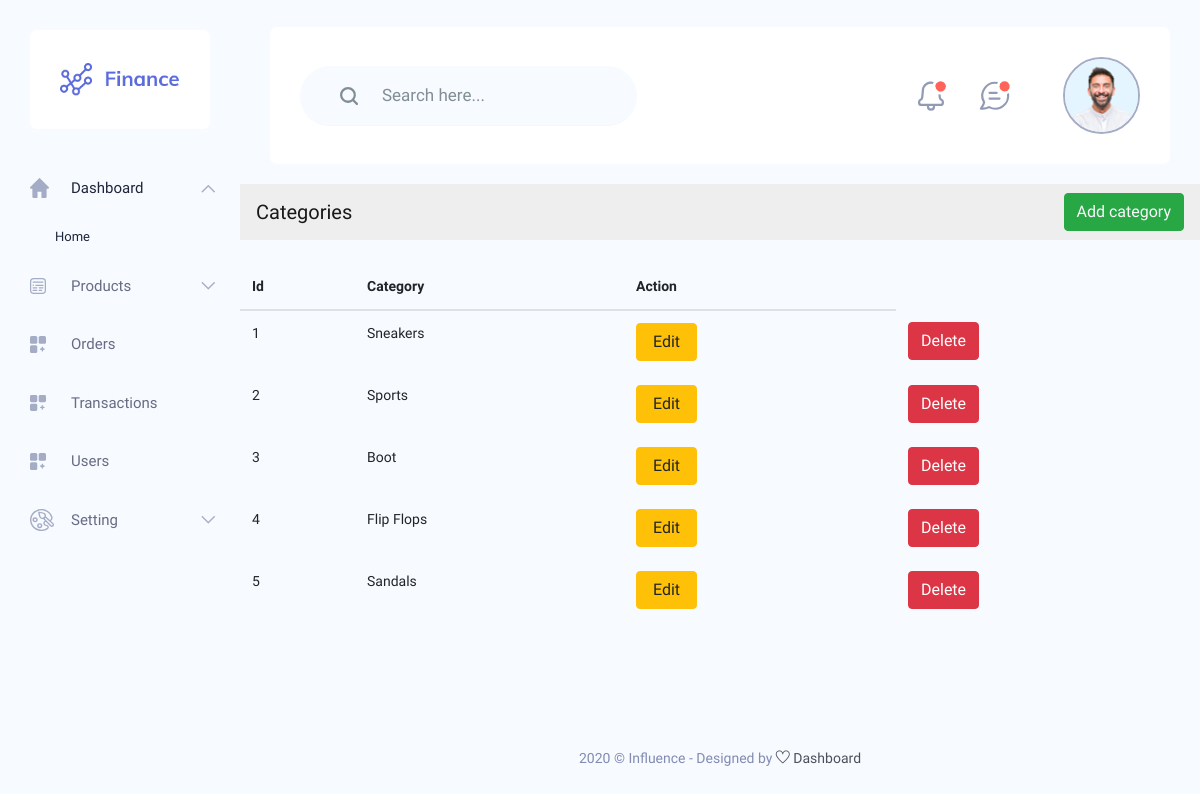
/index.php/dashcontroller/category, run on the app's committed database.
### tables this page shows
CREATE TABLE `products_category` (
  `id` int(11) NOT NULL,
  `category` varchar(255) DEFAULT NULL,
  `created_on` timestamp NOT NULL DEFAULT current_timestamp(),
  `updated_on` timestamp NOT NULL DEFAULT current_timestamp() ON UPDATE current_timestamp()
);

### application/controllers/DashController.php (called while the page is built, shortened)
<?php
class DashController extends CI_Controller
{
	public function __construct()
	{
		$this->load->database();
		$this->load->model('dashboard_model');
		$this->load->model('category_model');
		$this->load->library('session');
	}
	public function category()
	{
		$data['title'] = "Categories";
		$data['selected_category'] =  $this->category_model->select();
		$data['content'] = $this->load->view('product_admin/pages/products/category', $data, true);
		$this->load->view('product_admin/layout/dashboard_layout', $data);
	}
}

### index.php (called while the page is built, shortened)
<?php
require_once BASEPATH.'core/CodeIgniter.php';

### application/models/category_model.php (called while the page is built, shortened)
<?php if (!defined('BASEPATH')) exit('No direct script access allowed');
class category_model extends CI_Model
{
    function select()
    {
        $sql = $this->db->query('SELECT * FROM products_category');
        return $sql->result();
    }
}

### application/views/product_admin/pages/products/category.php (the view)
<nav class="navbar navbar-light bg-light mb-4">
    <span class="navbar-brand mb-0 h1">Categories</span>
    <span class="mb-0"><a href="category_add" class="btn btn-success text-light">Add category</a></span>
</nav>
<table class="table">
    <thead>
        <tr>
            <th scope="col">Id</th>
            <th scope="col">Category</th>
            <th scope="col" class="colspan-2">Action</th>
        </tr>
    </thead>
    <tbody>
        <?php
        foreach ($selected_category as $store) {
        ?>
            <tr>
                <td><?= $store->id; ?></td>
                <td><?= $store->category; ?></td>
                <td>
                    <a href="<?= base_url("dashcontroller/category_update/$store->id"); ?>" class="btn btn-warning px-3">Edit </a>
                </td>
                <td>
                    <a href="<?= base_url("dashcontroller/category_delete/$store->id"); ?>" class="btn btn-danger">Delete</a>
                </td>
            </tr>
        <?php
        }
        ?>
    </tbody>
</table>

### data on the page
products_category: id "1", category "Sneakers"
products_category: id "2", category "Sports"
products_category: id "3", category "Boot"
products_category: id "4", category "Flip Flops"
products_category: id "5", category "Sandals"
